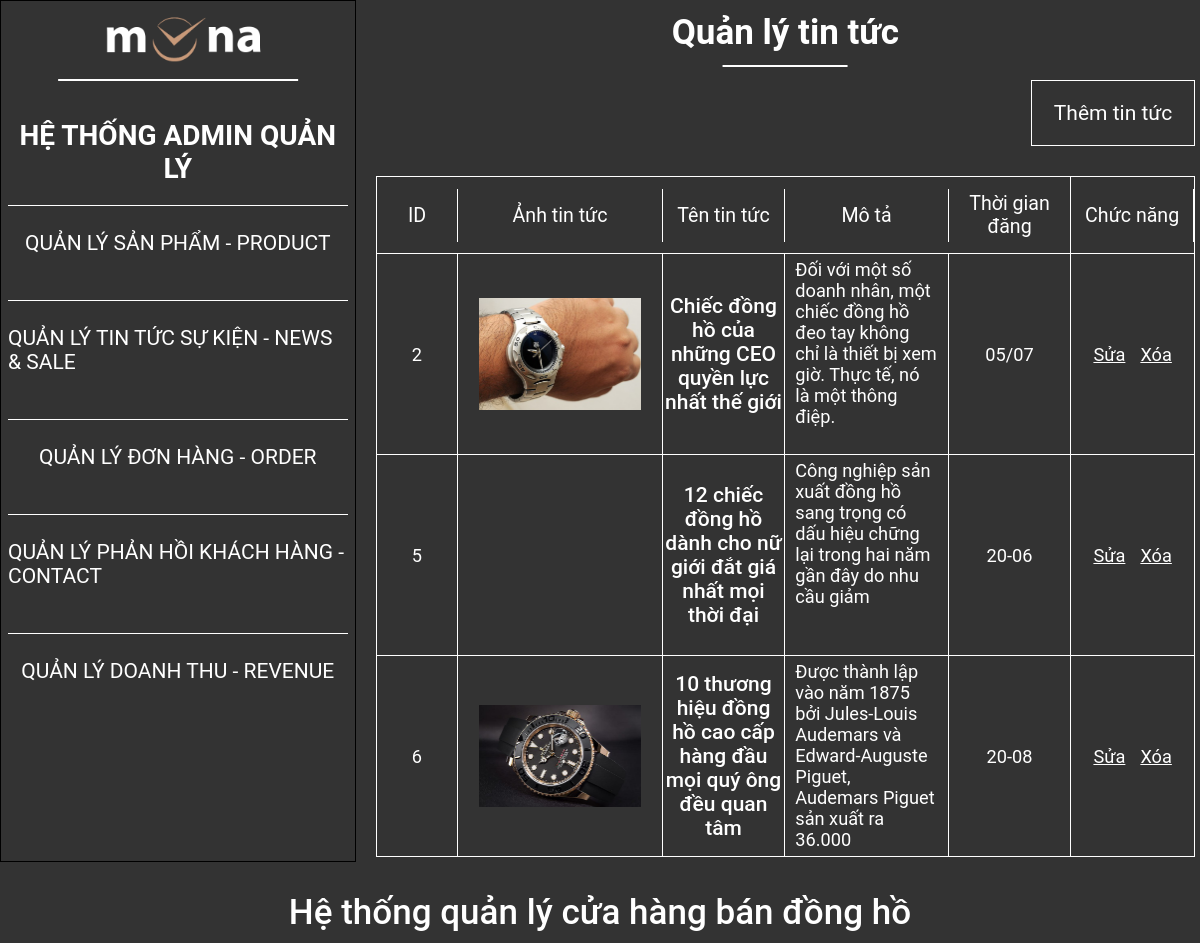
/admin/admin_new.php, run on the app's committed database.
### tables this page shows
CREATE TABLE `tintuc` (
  `ID` int(11) NOT NULL,
  `anhtintuc` varchar(255) NOT NULL,
  `tentintuc` varchar(255) NOT NULL,
  `mota` varchar(255) NOT NULL,
  `thoigian` varchar(100) NOT NULL
);

### admin/admin_new.php (the view, shortened to what this page needs)
<!DOCTYPE html>
<html lang="en">
<head>
    <link rel="stylesheet" href="../css/admin_new.css">
    <link rel="stylesheet" href="../css/admin_chung.css">
    <link rel="stylesheet" href="https://cdnjs.cloudflare.com/ajax/libs/font-awesome/6.0.0-beta2/css/all.min.css">
</head>
<body>
<div class="admin">
            <div class="admin_frame">
                <div class="admin_left">
                    <img class="admin_left_logo" src="../logo/logo-mona-2.png" alt="">
                    <div class="admin_left_quanly">
                        <h3>hệ thống admin quản lý</h3>
                        <div class="admin_left_quanly_frame">
                            <div class="main_left_quanly_frame_item">
                                <p><a href="./admin_sanpham.php">Quản lý sản phẩm - Product</a></p>
                            </div>
                            <div class="main_left_quanly_frame_item">
                                <p><a href="./admin_new.php">Quản lý tin tức sự kiện - News & Sale</a></p>
                            </div>
                            <div class="main_left_quanly_frame_item">
                                <p><a href="./admin_cart.php">Quản lý đơn hàng - Order</a></p>
                            </div>
                            <div class="main_left_quanly_frame_item">
                                <p><a href="./admin_lienhe.php">Quản lý phản hồi khách hàng - Contact</a></p>
                            </div>
                            <div class="main_left_quanly_frame_item">
                                <p><a href="./admin_doanhthu.php">Quản lý doanh thu - revenue</a></p>
                            </div>
                        </div>
                    </div>
                </div>
                <div class="admin_right">
                <?php
    include "./connect.php";
    $sql = "SELECT * FROM `tintuc`";
    $query = mysqli_query($conn, $sql);
    ?>
        <div class="main_right">
            <h1 class="main_right_tittle">Quản lý tin tức</h1>
            <div class="btn_them"><a href="./admin_add_new.php">Thêm tin tức</a></div>
            <div class="main_right_list">
                <ul>
                    <li class="item_id">ID</li>
                    <li class="item_anh">Ảnh tin tức</li>
                    <li class="item_ten">Tên tin tức</li>
                    <li class="item_mota">Mô tả</li>
                    <li class="item_thoigian">Thời gian đăng</li>
                    <li class="item_chucnang">Chức năng</li>
                </ul>
            </div>
            <?php
                    while ($row = mysqli_fetch_array($query)) {
                    ?>
            <div class="main_righ_list_frame">
                <div class="main_right_list_item">
                    <div class="item_id item_id1 item">
                        <p><?php echo $row["ID"] ?></p>
                    </div>
                    <div class="item_anh item_anh1 item">
                        <img src="../anhtintuc/<?php echo $row["anhtintuc"] ?>" alt="">
                    </div>
                    <div class="item_ten item_ten1 item">
                        <h3><?php echo $row["tentintuc"] ?></h3>
                    </div>
                    <div class="item_mota item_mota1 item">
                        <p><?php echo $row["mota"] ?></p>
                    </div>
                    <div class="item_thoigian item_thoigian1 item">
                        <p><?php echo $row["thoigian"] ?></p>
                    </div>
                    <div class="item_chucnang">
                        <a href="./admin_edit_new.php?id=<?php echo $row["ID"]?>">Sửa</a>
                        <a href="./admin_delete_new.php?id=<?php echo $row["ID"]?>">Xóa</a>
                    </div>
                </div>
            </div>
        <?php } ?>
        </div>
                </div>
            </div>
    </div>
    <footer>
        <h1>Hệ thống quản lý cửa hàng bán đồng hồ</h1>
    </footer>
</body>
</html>

### css/admin_new.css (style rules this page uses)
.main_right_tittle { width: 100%; text-align: center; padding: 7px; margin-bottom: 20px; font-size: 2.5rem; position: relative; color: white; }
.main_right_tittle::after { content: ""; position: absolute; top: 60px; left: 50%; transform: translateX(-50%); border: 1px solid white; width: 15%; }
.main_right_list { width: 100%; margin-top: 30px; }
.main_right_list ul { list-style: none; display: flex; justify-content: space-between; align-items: center; font-size: 1.4rem; border: 1px solid white; }
.main_right_list ul li { width: 100%; padding: 15px 5px; text-align: center; border-right: 1px solid white; color: white; }
.item { width: 100%; display: flex; justify-content: center; align-items: center; }
.item_id { width: 10% !important; height: 100%; border-right: 1px solid white; }
.item_anh { width: 25% !important; height: 100%; border-right: 1px solid white; }
.item_ten { width: 15% !important; height: 100%; border-right: 1px solid white; }
.item_mota { width: 20% !important; height: 100%; border-right: 1px solid white; }
.item_thoigian { width: 15% !important; height: 100%; border-right: 1px solid white; }
.item_chucnang { width: 15% !important; display: flex; justify-content: center; align-items: center; }
.item_chucnang a:first-child { margin-right: 15px; }
.item_chucnang a { color: white; }
.main_righ_list_frame { width: 100%; border: 1px solid white; border-top: 0px; }
.main_right_list_item { width: 100%; height: 200px; display: flex; justify-content: space-between; align-items: center; font-size: 1.3rem; }
.item_id1 p { width: 100%; text-align: center; color: white; }
.item_anh1 { display: flex; justify-content: center; align-items: center; }
.item_anh1 img { max-width: 80%; }
.item_ten1 h3 { text-align: center; font-size: 1.5rem; color: white; font-weight: 500; }
.item_mota1 { overflow-y: scroll; padding: 5px 10px; }
.item_mota1 p { height: 100%; color: white; }
.btn_them { width: 100%; display: flex; justify-content: flex-end; align-items: center; margin-bottom: 20px; }
.btn_them a { width: 20%; border: 1px solid white; text-align: center; font-size: 1.5rem; padding: 20px 0px; color: white; text-decoration: none; }
.item_thoigian1 p { color: white; }

### css/admin_chung.css (style rules this page uses)
* { padding: 0; margin: 0; box-sizing: border-box; }
html { font-size: 14px; height: 100vh; --text-color:white; --text-color-2:black; --background:#333333; --hover-text:#c89979; --border-bottom:#484848; --bachground-item:#c89979; --border-product: rgb(0 0 0 / 30%); --heart-hover:red; --color-face:#3a589d; --color-insta:#3b6994; --color-twitter: #2478ba; --color-wifi: #fc7600; --color-linked: #0072b7; --color-border-bottem-main-left: #f4f4f4; --color-text-main-tittle: #9494a5; background-color: var(--background); }
body { font-family: 'Roboto', sans-serif; }
.admin { background-color: var(--background); padding-bottom: 20px; }
.admin_frame { width: 100%; display: flex; justify-content: center; }
.admin_left { width: 30%; margin-right: 15px; padding: 7px; border: 1px solid black; }
.admin_left_logo { display: block; max-width: 60%; margin: 0px auto; padding-left: 20px; }
.admin_left_quanly { margin-top: 20px; }
.admin_left_quanly h3 { text-align: center; margin: 50px 0px 20px 0px; color: var(--text-color); font-size: 2rem; text-transform: uppercase; position: relative; }
.admin_left_quanly h3::before { content: ""; position: absolute; width: 70%; border: 1px solid white; top: -40px; left: 50%; transform: translateX(-50%); }
.admin_left_quanly_frame { margin-top: 10px; }
.main_left_quanly_frame_item { padding: 25px 0px; width: 100%; display: flex; justify-content: center; align-items: center; border-top: 1px solid white; margin: 20px 0px; }
.main_left_quanly_frame_item:last-child { margin-bottom: 0px; }
.main_left_quanly_frame_item p a { text-decoration: none; color: var(--text-color); font-size: 1.5rem; text-transform: uppercase; transition: 0.3s linear; }
footer { background-color: var(--background); padding: 10px 0px; }
footer h1 { color: var(--text-color); text-align: center; font-size: 2.5rem; font-weight: 500; }
.admin_right { width: 70%; padding: 5px; }

### data on the page
tintuc: ID "2", anhtintuc (picture), tentintuc "Chiếc đồng hồ của những CEO quyền lực nhất thế giới", mota "Đối với một số doanh nhân, một chiếc đồng hồ đeo tay không chỉ là thiết bị xem giờ. Thực tế, nó là một thông điệp.", thoigian "05/07"
tintuc: ID "5", tentintuc "12 chiếc đồng hồ dành cho nữ giới đắt giá nhất mọi thời đại", mota "Công nghiệp sản xuất đồng hồ sang trọng có dấu hiệu chững lại trong hai năm gần đây do nhu cầu giảm", thoigian "20-06"
tintuc: ID "6", anhtintuc (picture), tentintuc "10 thương hiệu đồng hồ cao cấp hàng đầu mọi quý ông đều quan tâm", mota "Được thành lập vào năm 1875 bởi Jules-Louis Audemars và Edward-Auguste Piguet, Audemars Piguet sản xuất ra 36.000", thoigian "20-08"
